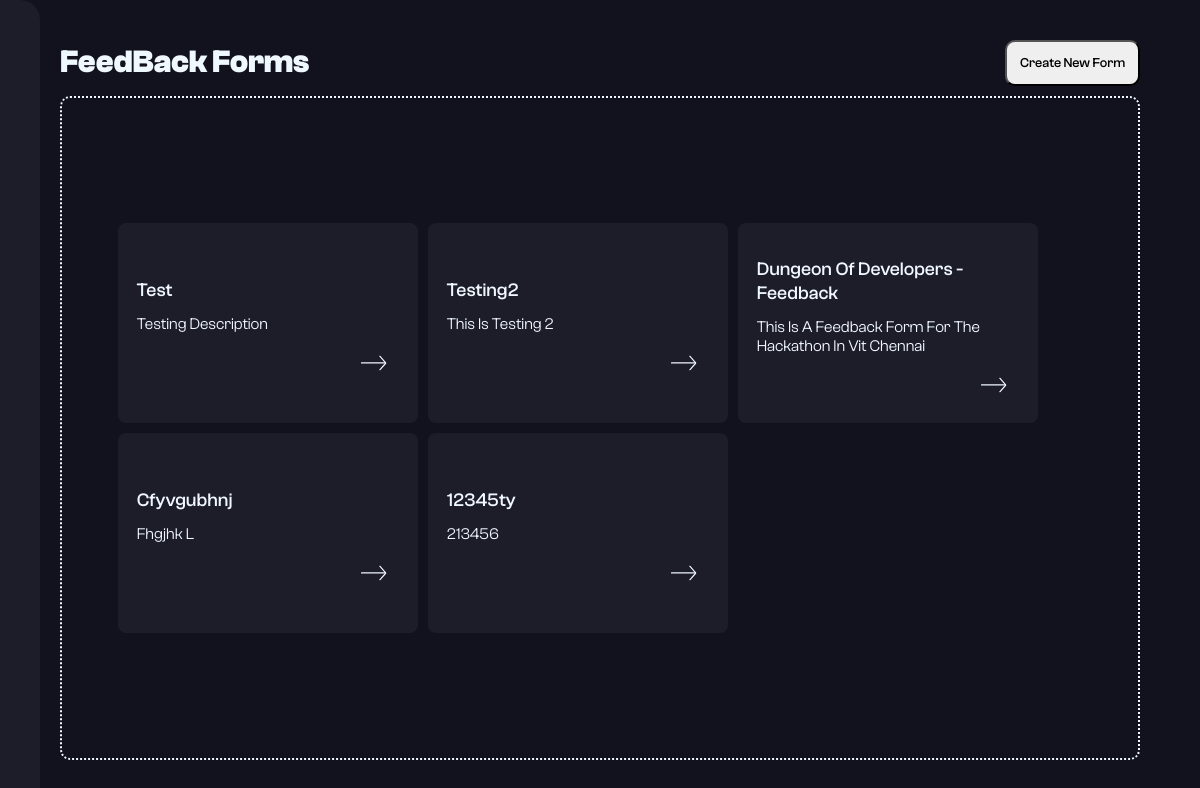
Screenshot of /feedback with the database file from the repository.
### models.py (models this page shows)
class Form(db.Model):
    id = db.Column(db.Integer, primary_key=True)
    form_name = db.Column(db.String(200), nullable=False)
    form_details = db.Column(db.String(250), nullable=False)
    slug = db.Column(db.String(100), nullable=False)

### app.py (the view)
@app.route("/feedback")
def feedbackDashboard():
    feedback_forms = Form.query.all()
    return render_template("feedbackDash.html", datalist = feedback_forms)

### templates/feedbackDash.html (shortened to what this page needs)
<!DOCTYPE html>
<html lang="en">
<head>
  <link
      href="https://cdn.jsdelivr.net/npm/remixicon@3.5.0/fonts/remixicon.css"
      rel="stylesheet"
  />
  <link
      rel="stylesheet"
      href="{{url_for('static', filename='styles/feedbackDash.css')}}"
    />
</head>
<body>
  <nav>
      <div class="vertical-navbar">
        <div class="menu-item" data-tooltip="Dashboard">
        </div>
        <div class="menu-item active" data-tooltip="Upload List">
        </div>
        <div class="menu-item active" data-tooltip="Add Participant">
        </div>
        <div class="menu-item" data-tooltip="Event Stats">
        </div>
        <div class="menu-item" data-tooltip="Feedback Dashboard">
        </div>
      </div>
    </nav>
  <div class="wrapper">
    <header>
      <h1>FeedBack Forms</h1>
      <button type="button" class="create_form">Create New Form</button>
    </header>
    <div class="form-list">
      <div class="form-container">
        {% if datalist %}
          {% for form in datalist %}
            <div class="form-card">
              <div class="name">
                <h3>{{form.form_name|title}}</h3>
              </div>
              <div class="description">
                <p>{{form.form_details|title}}</p>
              </div>
              <a href="{{url_for('viewForm', uuid=form.slug)}}">
              </a>
            </div>
          {% endfor %}
        {% else %}
          <p class="no-data-available">No Data Available</p>
        {% endif %}
      </div>
  </div>
</body>
</html>

### static/styles/feedbackDash.css (style rules this page uses)
* { margin: 0; padding: 0; font-family: "ClashGrotesk"; }
body { background-color: #12121e; height: 100vh; width: 100vw; display: flex; align-items: center; justify-content: center; }
.wrapper { height: 90%; width: 90%; display: flex; flex-direction: column; gap: 10px; position: relative; }
header { display: flex; align-items: center; justify-content: space-between; color: aliceblue; }
.form-list { border: 2px dotted aliceblue; height: 100%; border-radius: 10px; box-sizing: border-box; padding: 1.2rem; overflow: auto; display: flex; align-items: center; justify-content: center; }
button[type="button"] { width: max-content; box-sizing: border-box; padding: 0.8rem; align-self: flex-end; border-radius: 10px; outline: none; font-weight: 500; }
.form-card { width: 300px; height: 200px; background-color: #1d1d2a; border-radius: 8px; color: aliceblue; box-sizing: border-box; padding: 1.2rem; display: flex; flex-direction: column; justify-content: center; gap: 13px; }
.form-container { height: max-content; width: 93%; display: flex; gap: 10px; flex-wrap: wrap; overflow: auto; }
.form-card svg { fill: aliceblue; transform: rotate(90deg); margin-right: 20px; cursor: pointer; }
.form-card a { align-self: flex-end; height: 20px; width: 35px; }
.form-card h3 { font-weight: 500; }
a { text-decoration: none; color: aliceblue; }
.vertical-navbar { height: 100%; width: 40px; position: fixed; left: 0; top: 0; background-color: #1d1d2a; padding-top: 20px; display: flex; flex-direction: column; align-items: center; justify-content: center; border-radius: 0 20px 0 20px; }
.menu-item { text-align: center; width: 100%; box-sizing: border-box; padding: 10px; cursor: pointer; transition: background-color 0.3s; display: flex; align-items: center; justify-content: center; color: #fff; }

### rows the page displays
Form: form_name "Test", form_details "Testing Description"
Form: form_name "Testing2", form_details "This Is Testing 2"
Form: form_name "Dungeon Of Developers - Feedback", form_details "This Is A Feedback Form For The Hackathon In Vit Chennai"
Form: form_name "Cfyvgubhnj", form_details "Fhgjhk L"
Form: form_name "12345ty", form_details "213456"
